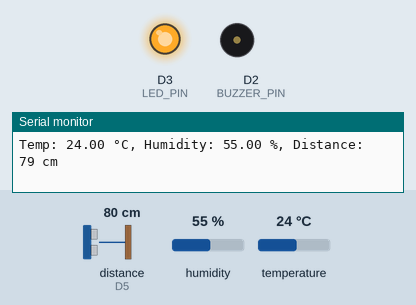
Simulated run of this sketch. Board: ESP8266 (NodeMCU). Shown: output pins drawn as LEDs (lit = HIGH), buzzer (waves = sounding, pin HIGH), the last lines printed to the serial monitor. Wiring (inferred from the names in the program): ultrasonic range finder: trigger D6; echo D5. The inputs (shaded band) are chosen by the test bench; at power-on: distance to the obstacle (sensor on D5) 80 cm, humidity 55 %, temperature 24 °C. The echo pulse lasts 58.3 µs per cm; WiFi joins after 1.5 s; servers stay silent unless stated; pins used as bus, display or sensor lines are not drawn.

Above: at 5.2 s.
5.3 s: distance to the obstacle (sensor on D5) set to 16 cm
7.0 s: distance to the obstacle (sensor on D5) set to 11 cm
At 8.5 s:
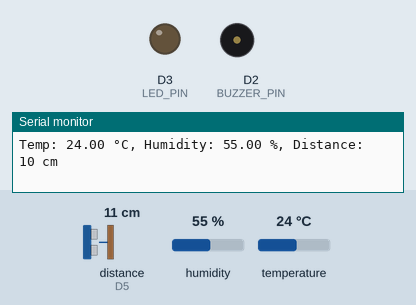
9.3 s: distance to the obstacle (sensor on D5) set to 18 cm
At 10.4 s:
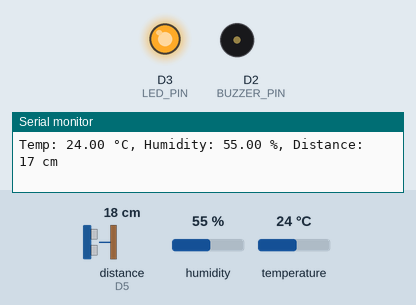
Timing chart, 0 to 12.3 s (numbered marks = the images above; inputs shaded):
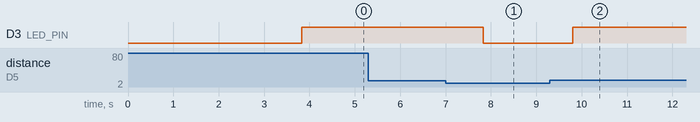

Measured:
- the behaviour switches between 14 and 13 cm on distance to the obstacle (sensor on D5) (found by bisection; images 0 and 1)
- after the input at 7.0 s, D3 (LED_PIN): HIGH → LOW after 0.83 s
- after the input at 9.3 s, D3 (LED_PIN): LOW → HIGH after 0.51 s

The sketch:

Smart_saline_code.ino
```cpp
#define BLYNK_TEMPLATE_ID "TMPL3pQvaOy2L"
#define BLYNK_TEMPLATE_NAME "DHT"
#define BLYNK_AUTH_TOKEN "8yJeh5sLUzZiiSkYoz4bFKIfeqNuZ8K5"

#include <ESP8266WiFi.h>
#include <BlynkSimpleEsp8266.h>
#include <DHT.h>

// Wi-Fi credentials
char ssid[] = "shhh";
char pass[] = "12345678";

// DHT setup
#define DHTPIN D7
#define DHTTYPE DHT11
DHT dht(DHTPIN, DHTTYPE);

// Buzzer
#define BUZZER_PIN D2

// Ultrasonic Sensor Pins
#define TRIG_PIN D6
#define ECHO_PIN D5

// LED pin
#define LED_PIN D3

BlynkTimer timer;
bool notified = false;  // To avoid repeated notifications

// Function to measure distance (in cm)
long readDistanceCM() {
  digitalWrite(TRIG_PIN, LOW);
  delayMicroseconds(2);
  digitalWrite(TRIG_PIN, HIGH);
  delayMicroseconds(10);
  digitalWrite(TRIG_PIN, LOW);

  long duration = pulseIn(ECHO_PIN, HIGH);
  long distance = duration * 0.034 / 2;
  return distance;
}

void sendSensorData() {
  float humidity = dht.readHumidity();
  float temperature = dht.readTemperature();
  long distance = readDistanceCM();

  // Send humidity to V1
  if (!isnan(humidity)) {
    Blynk.virtualWrite(V1, humidity);
  }

  // Send temperature to V0 and handle buzzer
  if (!isnan(temperature)) {
    Blynk.virtualWrite(V0, temperature);
    digitalWrite(BUZZER_PIN, temperature >= 45.0 ? HIGH : LOW);
  }

  // Send distance to V2
  Blynk.virtualWrite(V2, distance);

  // Turn on LED if distance > 12 cm
  digitalWrite(LED_PIN, distance > 12 ? HIGH : LOW);

  // Notify ONCE if distance is low
  if (distance <= 7 && !notified) {
    Blynk.logEvent("low_distance", "⚠ Saline level is low!");
    notified = true;
  }

  // Reset the notification flag if distance goes back above 7
  if (distance > 7) {
    notified = false;
  }

  // Debugging to Serial Monitor
  Serial.print("Temp: ");
  Serial.print(temperature);
  Serial.print(" °C, Humidity: ");
  Serial.print(humidity);
  Serial.print(" %, Distance: ");
  Serial.print(distance);
  Serial.println(" cm");
}

void setup() {
  Serial.begin(115200);
  Blynk.begin(BLYNK_AUTH_TOKEN, ssid, pass);
  dht.begin();

  pinMode(BUZZER_PIN, OUTPUT);
  pinMode(TRIG_PIN, OUTPUT);
  pinMode(ECHO_PIN, INPUT);
  pinMode(LED_PIN, OUTPUT);

  timer.setInterval(2000L, sendSensorData);  // Call every 2 seconds
}

void loop() {
  Blynk.run();
  timer.run();
}
```
